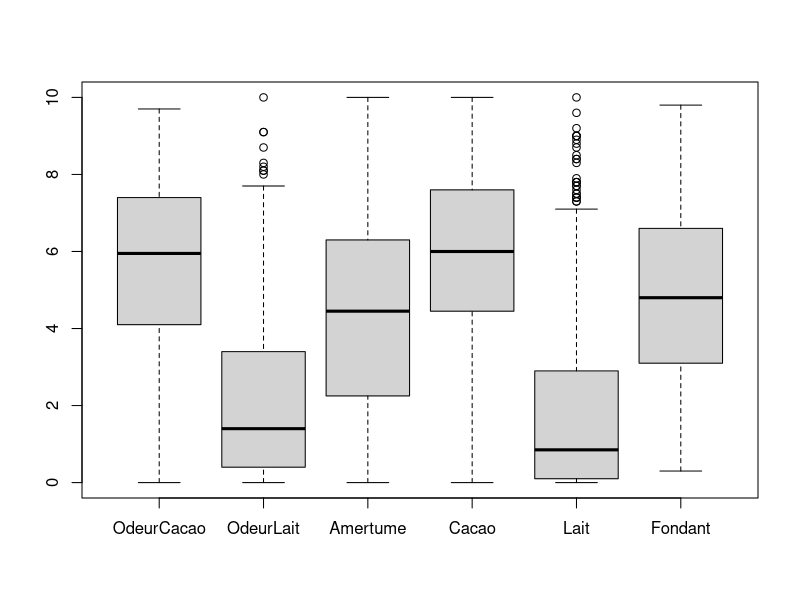

Here is the R script that generated this plot: (Note: this script raises an error after producing the figure.)
chocolat <- read.table('chocolat.data', header = TRUE)
attach(chocolat)

## Exercice 1 ##

# Partie 1 #

# 1.1

boxplot(chocolat)
#Le boxplot permet de voir vers ou se situe les valeurs
#On remarque que l'odeur la plus prononcé pour les consommateur est l'odeur de cacao
#Le gout le plus prononcé pour les consommateur est le gout de cacao

#1.2

chocolat_fondant <- head(chocolat[order(Fondant, decreasing = TRUE), ], 5)

#1.3

var_cacao = var(Cacao)
#La variance mesure la dispersion des valeurs autour de la moyenne
#Elle permet de voir si les valeurs sont proche ou éloigné
#Dans le cas de cacao elle permet de savoir si tous les chocolats on le meme taux de gout de caco pour les consommateurs ou si 
#ils trouvent des taux de caco différents et a quel points ils sont différents
#Ici il y a une variance de 5,24 ça veut dire que le gout de cacao resssentie par les utilisateurs varie pas mal

#1.4

stest_Fondant <- shapiro.test(Fondant)
#p-value de 0,0019, est plus petit que 0,05 donc on rejette H0 e les donné ne semble pas suivre une distribution normale

stest_Amertume <- shapiro.test(Amertume)
#p-value de 1.707e-06 est plus petit que 0,05 donc on rejette H0 e les donné ne semble pas suivre une distribution normale

#Malgres que les deux p-value soit en dessous de 0,05 celle qui pourait le plus suivre une distribution normale est la variable Fondant

#1.5

nb_amer <- nrow(chocolat[Amertume > 5,])
#Il y a 129 chocolat avec une amertume > 5

#1.6 

ttest_Amertume <- t.test(Amertume, mu = 5)
#On a une p-value de 1.156e-05 qui est < 0,05 donc on rejette H0

#Oui on rejette l'hypothèse qu'il y a autant de chocolats jugés amers
#et non amers dans la population

#1.7

intervalle_confiance_Fondant = intervalle_confiance(Fondant,0.9)

#Intervalle de confiance 90% Fondant
#Borne inférieure: 4.72587 
#Borne supérieure: 5.14213 

#On ne rejette pas l'hypothèse H0 de mu = 5 pour Fondant car 5 se trouve entre les bornes


# Partie 2 #

#2.1

cor_chocolat = cor(chocolat)
#On prend les fortes corrélation celle au dessus de 0,7

#On a une forte correlation entre cacao et OdeurCacao, ce qui est logique
#On a une forte correlation entre lait et OdeurLait
#On a une forte corelation entre Amertume et Cacao

#2.2

pairs(chocolat)
#On retrouve les meme correlation sur le graphique que dans les chiffres
#Le couple OdeurCacao et Fondant est proche de l'indépendance car son graphe est un nuage de points et non une droite ce qui montre
#une faible corrélation

#2.3

#En effet sur le couple Amertume,Lait, une grosse partie des points se trouve a gauche  et le reste est un nuage de points
#Cela représente les chocolat qui non pas de lait ou  tres peu

nb_chocolat_sans_lait = nrow(chocolat[Lait < 1,])
#Il y a 156 chcocolat qui ont tres peu de lait

#2.4

ctest_Fondant_OdeurCacao <- cor.test(Fondant,OdeurCacao)
#p-value > 0,05 donc la corrélation n'est pas significative

#2.5


#1.2.1

pie(table(NiveauFondant))
pie(table(NiveauAmertume))
#On remarque que le nombre de chaque niveau de fondant et d'amertume est quasiment égale

#1.2.2

assocplot(table(NiveauFondant,NiveauAmertume))
#On fait un assocplot pour voir le lien entre ces deux variables
#On remarque que les chocolats les plus fondant sont les moins amer
#Et les chocolat les moins fondant les plus amer

#Malgrés cette tendance il y a une bonne partie des chocolats les plus amer qui sont très fondant

#1.2.3

#Table de contingence 
table_contingence = table(NiveauFondant,NiveauAmertume)

#Table de contingence sous hypothèse d’indépendance

#1.4

stest_Fondant <- shapiro.test(Fondant)
#p-value de 0,0019, est plus petit que 0,05 donc on rejette H0 e les donné ne semble pas suivre une distribution normale

stest_Amertume <- shapiro.test(Amertume)
#p-value de 1.707e-06 est plus petit que 0,05 donc on rejette H0 e les donné ne semble pas suivre une distribution normale

#Malgres que les deux p-value soit en dessous de 0,05 celle qui pourait le plus suivre une distribution normale est la variable Fondant

#1.5

nb_amer <- nrow(chocolat[Amertume > 5,])
#Il y a 129 chocolat avec une amertume > 5

#1.6 

ttest_Amertume <- t.test(Amertume, mu = 5)
#On a une p-value de 1.156e-05 qui est < 0,05 donc on rejette H0

#Oui on rejette l'hypothèse qu'il y a autant de chocolats jugés amers
#et non amers dans la population

#1.7

intervalle_confiance_Fondant = intervalle_confiance(Fondant,0.9)

#Intervalle de confiance 90% Fondant
#Borne inférieure: 4.72587 
#Borne supérieure: 5.14213 

#On ne rejette pas l'hypothèse H0 de mu = 5 pour Fondant car 5 se trouve entre les bornes


# Partie 2 #

#2.1

cor_chocolat = cor(chocolat)
#On prend les fortes corrélation celle au dessus de 0,7

#On a une forte correlation entre cacao et OdeurCacao, ce qui est logique
#On a une forte correlation entre lait et OdeurLait
#On a une forte corelation entre Amertume et Cacao

#2.2

pairs(chocolat)
#On retrouve les meme correlation sur le graphique que dans les chiffres
#Le couple OdeurCacao et Fondant est proche de l'indépendance car son graphe est un nuage de points et non une droite ce qui montre
#une faible corrélation

#2.3

#En effet sur le couple Amertume,Lait, une grosse partie des points se trouve a gauche  et le reste est un nuage de points
#Cela représente les chocolat qui non pas de lait ou  tres peu

nb_chocolat_sans_lait = nrow(chocolat[Lait < 1,])
#Il y a 156 chcocolat qui ont tres peu de lait

#2.4

ctest_Fondant_OdeurCacao <- cor.test(Fondant,OdeurCacao)
#p-value > 0,05 donc la corrélation n'est pas significative

#2.5


# Partie 1.2 #

NiveauFondant = cut(Fondant, breaks=quantile(Fondant, probs = seq(0, 1, 0.25), names=FALSE), labels=c("faiblement fondant","légèrement fondant","plutot fondant","très fondant"), include.lowest=TRUE)

NiveauAmertume = cut(Amertume, breaks=quantile(Amertume, probs = seq(0, 1, 0.25), names=FALSE), labels=c("faiblement amer","légèrement amer","plutot amer","très amer"), include.lowest=TRUE)

#1.2.1

pie(table(NiveauFondant))
pie(table(NiveauAmertume))
#On remarque que le nombre de chaque niveau de fondant et d'amertume est quasiment égale

#1.2.2

assocplot(table(NiveauFondant,NiveauAmertume))
#On fait un assocplot pour voir le lien entre ces deux variables
#On remarque que les chocolats les plus fondant sont les moins amer
#Et les chocolat les moins fondant les plus amer

#Malgrés cette tendance il y a une bonne partie des chocolats les plus amer qui sont très fondant

#1.2.3

#Table de contingence 
table_contingence = table(NiveauFondant,NiveauAmertume)

#Table de contingence sous hypothèse d’indépendance
table_contingence_independant = table(NiveauFondant) %*% t(table(NiveauAmertume)) / sum(table(NiveauFondant, NiveauAmertume))

#1.2.4

K <- nrow(chocolat) #Nombre observation

mesure_khi2 = khi2(NiveauFondant,NiveauAmertume,K)
#La mesure du khi2 est de 41.90557

#1.2.5

#Pour savoir si les deux variable sont fortement lié on va utiliser le coef de cramer

coef_cramer = cramer(NiveauFondant,NiveauAmertume,K)
#Le coef de cramer est de 0,647 donc l'intensité de la relation est forte

### Exercice 2 ######################################################

agro = read.table('agro.data', header = TRUE)
attach(agro)

#2.1

nb_etu = nrow(agro)
#Il y a 75 etudiant

#2.2
pie(table(cursus))
#On voit que les cursus son bien réparti mais il y a une majorité de prépa

barplot(table(genre))
#On voit qu'il y a une majorité de fille

sum_note <- summary(note)
# On voit que la moyenne des notes est à 13,29 et q'une bonne partie se trouve entre 12,51 et 14,57

boxplot(note)
#La boite a moustache nous permet de voir les valeurs extreme au dessus en en dessous

#2.3

q30_note = quantile(note, 0.3)
q70_note = quantile(note, 0.7)

#Quantile 30% : 12,726
#Quantile 70% : 14,352

#2.4

var_non_corrige = mean(note * note) - mean(note) * mean(note)

#Variance non corrige = 3,73

#2.5

boxplot(note~cursus)
#On voit que la distributio des notes entre les cursus est a peu près la meme
#La prépa est un peu en dessous de BUT qui est un peu en dessous de PI
#Prépa à une plus grande plage de notes
#Elles ont toutes quelques valeurs extreme vers le bas

boxplot(note~genre)
#Les filles on des meilleurs notes que les garçon mais aussi une plus grandes plages de notes
#Les deux on quelques valeurs extreme en bas

#2.6

#Pour savoir si l'effet du cursus sur les notes est significatids je fait une anova
anova_test_cursus_note = anova(lm(note ~ cursus))
#p-value = 0,4626

# La p-value est > 0,05 donc on ne rejette pas h0 et c'est significatif

#2.7

anova_test_genre_note = anova(lm(note ~ genre))
#p-value = 0,01461

# La p-value est < 0,05 dnc on rejette H0 et c'est pas significatif



############################ FONCTIONS ###############################

intervalle_confiance <- function(echantillon, conf) {

    # Nombre d'observations dans l'échantillon
    n <- length(echantillon)

    # Niveau de confiance (par exemple, 95%)
    confiance <- conf

    # Degrés de liberté (n-1 pour un échantillon)
    degres_liberte <- n - 1

    # Valeur critique pour un intervalle à deux queues
    alpha <- 1 - confiance
    valeur_critique <- qt(confiance + alpha / 2, df = degres_liberte)

    # Estimation de la moyenne et de l'écart-type de l'échantillon
    moyenne_echantillon <- mean(echantillon, na.rm = TRUE)
    ecart_type_echantillon <- sd(echantillon, na.rm = TRUE)

    # Calcul de l'erreur standard de la moyenne (SEM)
    erreur_standard_moyenne <- ecart_type_echantillon / sqrt(n)

    # Calcul des bornes de l'intervalle de confiance
    borne_inferieure <- moyenne_echantillon - valeur_critique * erreur_standard_moyenne
    borne_superieure <- moyenne_echantillon + valeur_critique * erreur_standard_moyenne

    # Affichage des résultats
    cat("Intervalle de confiance à", confiance * 100, "% pour la moyenne :", "\n")
    cat("Borne inférieure:", borne_inferieure, "\n")
    cat("Borne supérieure:", borne_superieure, "\n")
}

calculate_p_value <- function(variable,h0) {

    sample_mean <- mean(variable)
    sample_size <- length(variable)
    population_mean <- h0
    sample_sd <- sd(variable)

    t_value <- (sample_mean - population_mean) / (sample_sd / sqrt(sample_size))
    df <- sample_size - 1
    p_value <- 2 * pt(abs(t_value), df = df, lower.tail = FALSE)

    return(p_value)

}


khi2 <- function(facteur1, facteur2, K) {
  tableObs <- table(facteur1, facteur2)
  tableTheorique <- table(facteur1) %*% t(table(facteur2)) / K
  
  sumD <- sum((tableObs - tableTheorique)^2 / tableTheorique)
  
  return(sumD)
}

cramer <- function(facteur1,facteur2,K) {

    khi2 = khi2(facteur1,facteur2,K)

    return(sqrt(khi2 / K * min(nrow(table(facteur1,facteur2)),ncol(table(facteur1,facteur2)) - 1)))

}